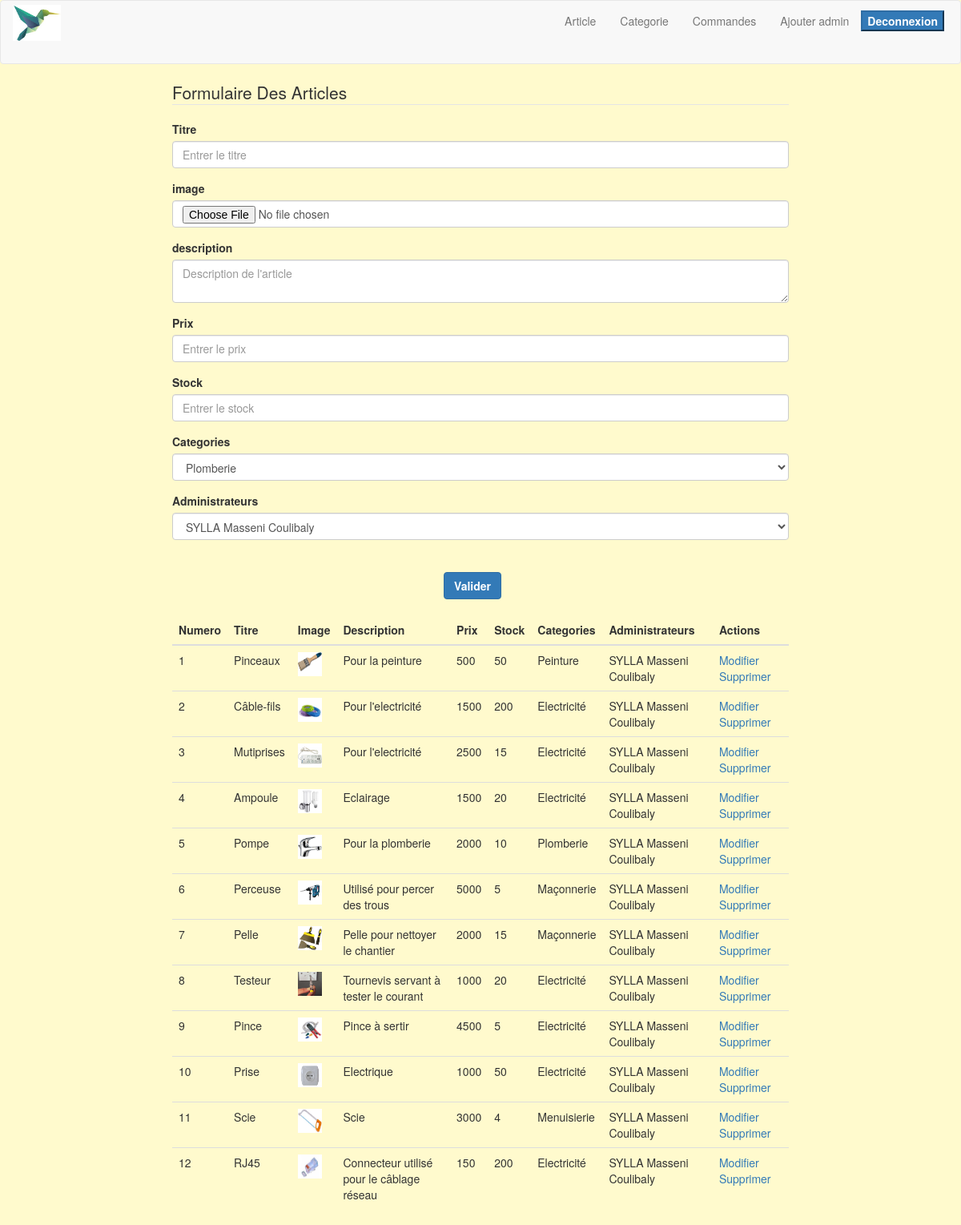
The app's page /articles.php with its own data.
### tables this page shows
CREATE TABLE `articles` (
  `id` int(11) NOT NULL,
  `titre` varchar(50) NOT NULL,
  `image` varchar(250) NOT NULL,
  `description` text NOT NULL,
  `prix` int(11) NOT NULL,
  `stock` int(11) NOT NULL,
  `id_categories` int(11) NOT NULL,
  `id_admin` int(11) NOT NULL
);

CREATE TABLE `categories` (
  `id` int(11) NOT NULL,
  `libelle` varchar(50) NOT NULL,
  `description` text NOT NULL
);

### articles.php (the view, shortened to what this page needs)
<?php
	include('menu.php');
?>
 <!DOCTYPE html>
<html lang="fr">
	<head>
		<link rel="stylesheet" href="css/bootstrap.css" >
		<link rel="stylesheet" href="css/styles.css" >
	</head>
	<body>
		<div class="container-fluid">
			<div class="row">
				<div class="col-md-2"></div>
				<div class="col-md-8">
					<form action="" method="POST" role="form" enctype="multipart/form-data">
						<legend>Formulaire Des Articles </legend>
						<div class="form-group">
							<label for="">Titre</label>
							<input name="titre" type="text" class="form-control" id="" placeholder="Entrer le titre" value="<?php if (isset ($_GET['id'])) echo $dataU['titre']; ?>">
						</div>
						<div class="form-group">
							<label for="">image</label>
							<input name="image" type="file" class="form-control" id="" placeholder=" Choisissez une image" value="<?php if (isset ($_GET['id'])) echo $dataU['image']['name']; ?>">
						</div>
						<div class="form-group">
							<label for="">description</label>
							<textarea name="description" type="text" class="form-control textarea" id="" placeholder="Description de l'article"></textarea>
						</div>
						<div class="form-group">
							<label for="">Prix</label>
							<input name="prix" type="text" class="form-control" id="" placeholder="Entrer le prix" value="<?php if (isset ($_GET['id'])) echo $dataU['prix']; ?>">
						</div>
						<div class="form-group">
							<label for="">Stock</label>
							<input name="stock" type="text" class="form-control" id="" placeholder="Entrer le stock" value="<?php if (isset ($_GET['id'])) echo $dataU['stock']; ?>">
						</div>
						<div class="form-group">
							<label for="">Categories</label>
							<select name="categories" class="form-control">
					<?php
					$sqlcategorie="SELECT * FROM categories";
					$repcategorie=mysqli_query($link,$sqlcategorie);
					while ($datacat=mysqli_fetch_array($repcategorie)) {
						?>
						<option value="<?php echo $datacat['id'];?>">
						<?php echo $datacat['libelle'];?>
						</option>
						<?php
					}
					?>
							</select>
						</div>
						<div class="form-group">
							<label for="">Administrateurs</label>
							<select name="admin" class="form-control">
					<?php
					$sqladmin="SELECT * FROM admin";
					$repadmin=mysqli_query($link,$sqladmin);
					while ($dataadmin=mysqli_fetch_array($repadmin)) {
						?>
						<option value="<?php echo $dataadmin['id'];?>">
						<?php echo $dataadmin['nom'].' '.$dataadmin['prenoms'];?>
						</option>
						<?php
					}
					?>
							</select>
						</div>
						<div style="text-align: center;">
						<button name="btnValider" type="submit" class="btn btn-primary">Valider</button>
						</div>
					</form>
				</div>
			</div>
<br>
			<div class="row">
				<div class="col-md-2"></div>
				<div class="col-md-8">
				<table class="table">
					<thead>
						<tr>
							<th>Numero</th>
							<th>Titre</th>
							<th>Image</th>
							<th>Description</th>
							<th>Prix</th>
							<th>Stock</th>
							<th>Categories</th>
							<th>Administrateurs</th>
							<th>Actions</th>
						</tr>
					</thead>
					<tbody>
						<?php
							$n=1;
							$list=" SELECT
										titre,
										image,
										articles.description,
										prix,
										stock,
										libelle,
										nom,
										prenoms,
										articles.id
									FROM articles
									INNER JOIN categories
									ON categories.id = articles.id_categories
									INNER JOIN admin
									ON admin.id = articles.id_admin
									";
							$res= mysqli_query($link,$list);
	while ($data = mysqli_fetch_array($res))
		{
						 ?>
						<tr>
							<td> <?php echo $n; ?> </td>
							<td><?php echo $data['titre']; ?></td>
							<td><img src="upload/<?php echo $data['image'];  ?>" width="30px" height="30px" alt=""></td>
							<td><?php echo ($data['description']) ; ?></td>
							<td><?php echo ($data['prix']) ; ?></td>
							<td><?php echo ($data['stock']) ; ?></td>
							<td><?php echo $data['libelle']; ?></td>
							<td><?php echo $data['nom'].' '.$data['prenoms']; ?></td>
							<td>
								<a href="?id=<?php echo $data['id']; ?>">Modifier</a>
								<a href="?sup=<?php echo $data['id']; ?>">Supprimer</a>
							</td>
						</tr>
						<?php
						$n++;}
						 ?>
					</tbody>
				</table>
				</div>
			</div>
		</div>
	</body>
</html>

### menu.php (shortened to what this page needs)
<!DOCTYPE html>
<html>
<head>
	<link rel="stylesheet" href="css/bootstrap.css" >
	<link rel="stylesheet" href="css/styles.css" >
</head>
<body>
	<div class="container-fluid">
		<div class="row">
			<nav class="navbar navbar-default">
				<div class="container-fluid">
					<a class="navbar-brand" href="index.php"><img src="img/img.jpg" width="60" height="45" style="margin-top: -10px;"></a>
					<ul class="nav navbar-nav navbar-right">
						<li>
							<a href="articles.php">Article</a>
							</li>
							<li>
								<a href="categories.php">Categorie</a>
							</li>
							<li>
								<a href="commandes.php">Commandes</a>
							</li>
							<li>
								<a href="ajoutadmin.php">Ajouter admin</a>
							</li>
							<li style="margin-top: -13px;">
								<form method="POST">
								<button class="btn-primary" name="deconnexion">Deconnexion</button>
								</form>
							</li>
						</ul>
					</div>
				</nav>
</body>
</html>

### css/styles.css (style rules this page uses)
body { background-color: lemonchiffon; }
.btn-primary { margin-top: 25px; margin-right: 20px; font-weight: bold; }
nav { height: 80px; background-color: lightgrey; }

### records on screen
articles: titre "Pinceaux", image (picture), description "Pour la peinture", prix "500", stock "50", id_categories.libelle "Peinture", id_admin.nom "SYLLA", id_admin.prenoms "Masseni Coulibaly"
articles: titre "Câble-fils", image (picture), description "Pour l'electricité", prix "1500", stock "200", id_categories.libelle "Electricité", id_admin.nom "SYLLA", id_admin.prenoms "Masseni Coulibaly"
articles: titre "Mutiprises", image (picture), description "Pour l'electricité", prix "2500", stock "15", id_categories.libelle "Electricité", id_admin.nom "SYLLA", id_admin.prenoms "Masseni Coulibaly"
articles: titre "Ampoule", image (picture), description "Eclairage", prix "1500", stock "20", id_categories.libelle "Electricité", id_admin.nom "SYLLA", id_admin.prenoms "Masseni Coulibaly"
articles: titre "Pompe", image (picture), description "Pour la plomberie", prix "2000", stock "10", id_categories.libelle "Plomberie", id_admin.nom "SYLLA", id_admin.prenoms "Masseni Coulibaly"
articles: titre "Perceuse", image (picture), description "Utilisé pour percer des trous", prix "5000", stock "5", id_categories.libelle "Maçonnerie", id_admin.nom "SYLLA", id_admin.prenoms "Masseni Coulibaly"
articles: titre "Pelle", image (picture), description "Pelle pour nettoyer le chantier", prix "2000", stock "15", id_categories.libelle "Maçonnerie", id_admin.nom "SYLLA", id_admin.prenoms "Masseni Coulibaly"
articles: titre "Testeur", image (picture), description "Tournevis servant à tester le courant", prix "1000", stock "20", id_categories.libelle "Electricité", id_admin.nom "SYLLA", id_admin.prenoms "Masseni Coulibaly"
articles: titre "Pince", image (picture), description "Pince à sertir", prix "4500", stock "5", id_categories.libelle "Electricité", id_admin.nom "SYLLA", id_admin.prenoms "Masseni Coulibaly"
articles: titre "Prise", image (picture), description "Electrique", prix "1000", stock "50", id_categories.libelle "Electricité", id_admin.nom "SYLLA", id_admin.prenoms "Masseni Coulibaly"
articles: titre "Scie", image (picture), description "Scie", prix "3000", stock "4", id_categories.libelle "Menuisierie", id_admin.nom "SYLLA", id_admin.prenoms "Masseni Coulibaly"
articles: titre "RJ45", image (picture), description "Connecteur utilisé pour le câblage réseau", prix "150", stock "200", id_categories.libelle "Electricité", id_admin.nom "SYLLA", id_admin.prenoms "Masseni Coulibaly"

### other values on screen
form field categories "Plomberie"
form field admin "SYLLA Masseni Coulibaly"
